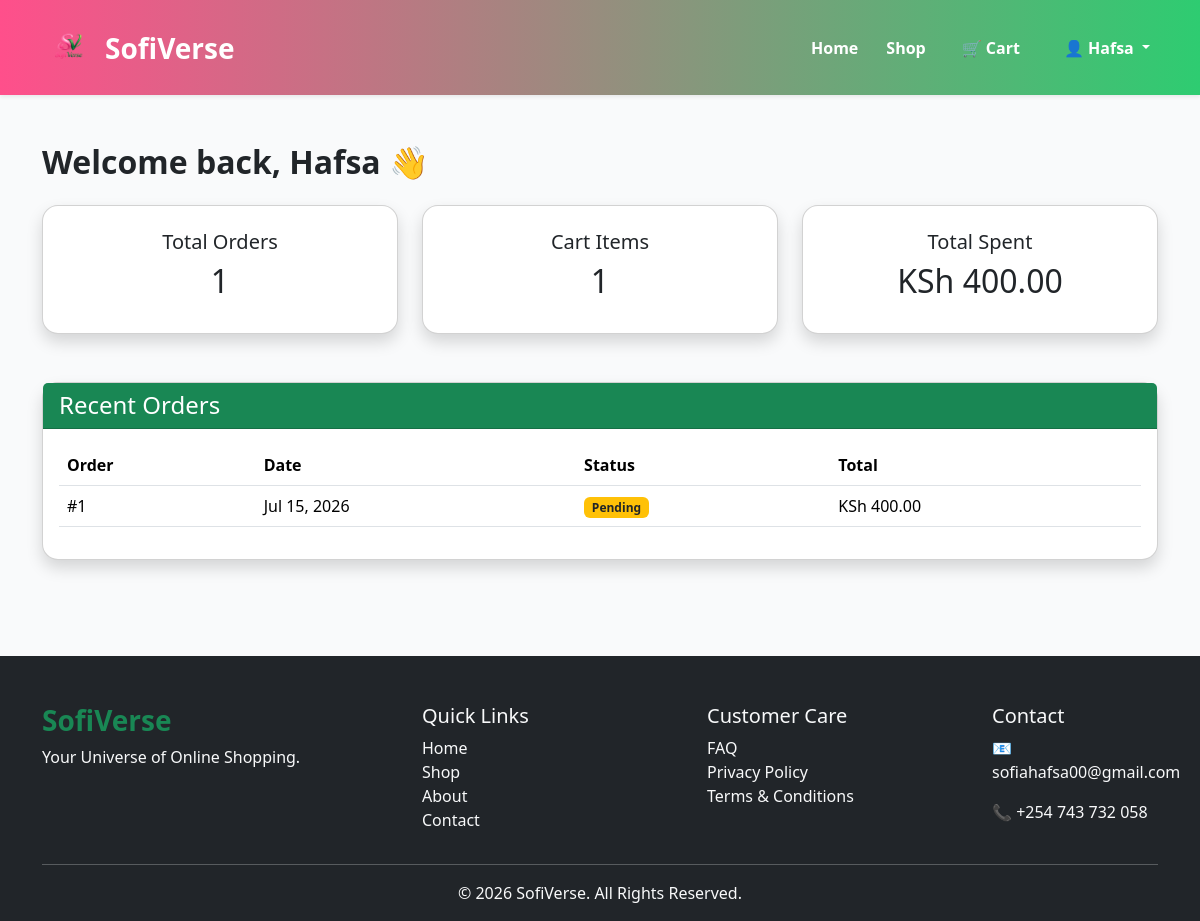
The page /accounts/dashboard/ (signed in) on the database as committed earlier.
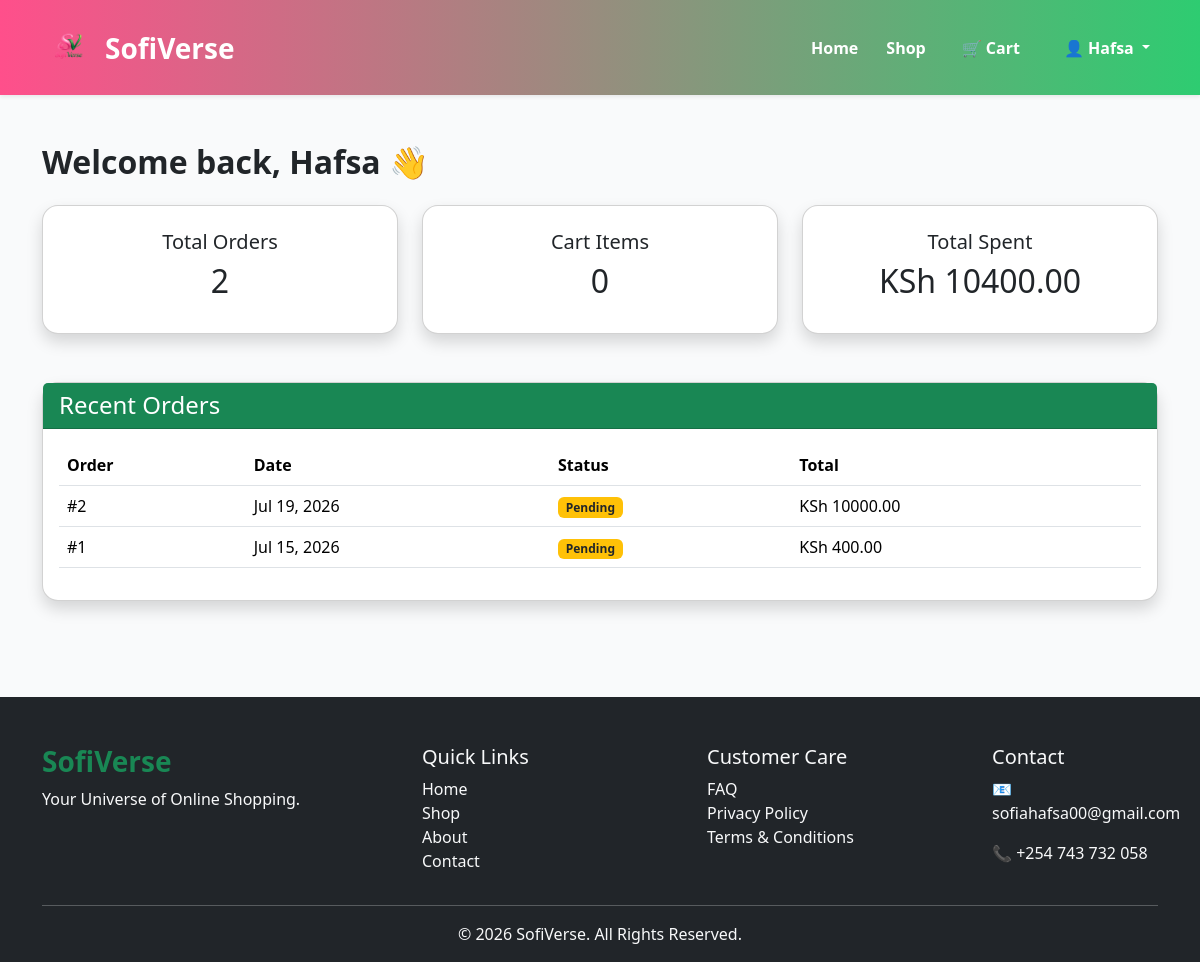
The same page on the database as committed later.
### orders/models.py (models this page shows, shortened)
class Order(models.Model):
    STATUS_CHOICES = [
        ('Pending', 'Pending'),
        ('Confirmed', 'Confirmed'),
        ('Shipped', 'Shipped'),
        ('Delivered', 'Delivered'),
    ]
    user = models.ForeignKey(User, on_delete=models.CASCADE)
    full_name = models.CharField(max_length=100)
    email = models.EmailField()
    phone = models.CharField(max_length=20)
    county = models.CharField(max_length=100)
    town = models.CharField(max_length=100)
    address = models.TextField()
    total = models.DecimalField(max_digits=10, decimal_places=2)
    status = models.CharField(
        max_length=20,
        choices=STATUS_CHOICES,
        default='Pending'
    )
    created_at = models.DateTimeField(auto_now_add=True)

### accounts/views.py (the view)
# urls.py: path('dashboard/', views.dashboard, name='dashboard'),
@login_required
def dashboard(request):
    orders = Order.objects.filter(user=request.user).order_by('-created_at')
    total_orders = orders.count()
    cart_items = CartItem.objects.filter(user=request.user).count()
    total_spent = sum(order.total for order in orders)
    context = {
        'orders': orders[:5],
        'total_orders': total_orders,
        'cart_items': cart_items,
        'total_spent': total_spent,
    }
    return render(request, 'accounts/dashboard.html', context)

### accounts/templates/accounts/dashboard.html (shortened to what this page needs)
{% extends 'base.html' %}
{% block content %}
<div class="container py-5">
    <h2 class="fw-bold mb-4">
        Welcome back, {{ request.user.first_name|default:request.user.username }} 👋
    </h2>
    <div class="row g-4">
        <div class="col-md-4">
            <div class="card shadow text-center p-4 rounded-4">
                <h5>Total Orders</h5>
                <h2>{{ total_orders }}</h2>
            </div>
        </div>
        <div class="col-md-4">
            <div class="card shadow text-center p-4 rounded-4">
                <h5>Cart Items</h5>
                <h2>{{ cart_items }}</h2>
            </div>
        </div>
        <div class="col-md-4">
            <div class="card shadow text-center p-4 rounded-4">
                <h5>Total Spent</h5>
                <h2>KSh {{ total_spent }}</h2>
            </div>
        </div>
    </div>
    <div class="card shadow mt-5 rounded-4">
        <div class="card-header bg-success text-white">
            <h4 class="mb-0">Recent Orders</h4>
        </div>
        <div class="card-body">
            {% if orders %}
            <table class="table align-middle">
                <thead>
                    <tr>
                        <th>Order</th>
                        <th>Date</th>
                        <th>Status</th>
                        <th>Total</th>
                    </tr>
                </thead>
                <tbody>
                {% for order in orders %}
                <tr>
                    <td>#{{ order.id }}</td>
                    <td>{{ order.created_at|date:"M d, Y" }}</td>
                    <td>
                        <span class="badge bg-warning text-dark">
                            {{ order.status }}
                        </span>
                    </td>
                    <td>KSh {{ order.total }}</td>
                </tr>
                {% endfor %}
                </tbody>
            </table>
            {% else %}
                <p>You haven't placed any orders yet.</p>
            {% endif %}
        </div>
    </div>
</div>
{% endblock %}

Rows that differ between the two databases and show on the page:
added Order: id "2", created_at "Jul 19, 2026", status "Pending", total "10000.00"
Other text that changed with them:
{{ total_orders }}: "1" → "2"
{{ cart_items }}: "1" → "0"
{{ total_spent }}: "400.00" → "10400.00"
